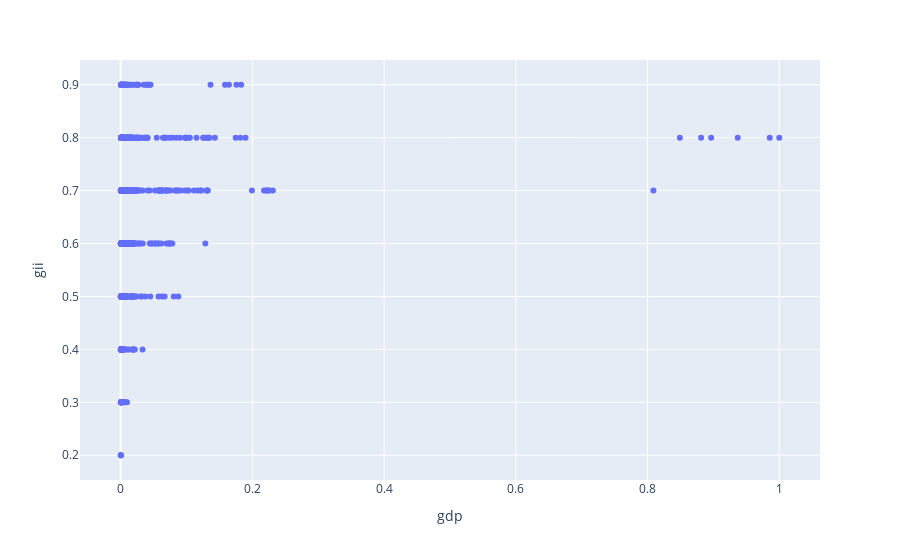

The cell this chart's notebook holds for it:
### Markdown cell above
## Start with GDP and GDP per capita

### Code cell
# regress
fig = px.scatter(df, x='gdp', y='gii') 
fig.show() #Larger economy is associated with better innovation efficiency and nothing can be said about smaller economies

### Figure 1 — Plotly figure (JSON) as saved in the notebook; plotly's stock layout.template omitted (floating-point values rounded to 4 significant figures; data arrays with more than 128 entries replaced by an {"elided": "..."} marker saying what was removed)
{"data": [{"hovertemplate": "gdp=%{x}<br>gii=%{y}<extra></extra>", "legendgroup": "", "marker": {"color": "#636efa", "symbol": "circle"}, "mode": "markers", "name": "", "orientation": "v", "showlegend": false, "type": "scatter", "x": {"elided": "796 float values"}, "xaxis": "x", "y": {"elided": "796 float values"}, "yaxis": "y"}], "layout": {"autosize": true, "legend": {"tracegroupgap": 0}, "margin": {"t": 60}, "xaxis": {"anchor": "y", "autorange": true, "domain": [0, 1], "range": [-0.06033, 1.06], "title": {"text": "gdp"}, "type": "linear"}, "yaxis": {"anchor": "x", "autorange": true, "domain": [0, 1], "range": [0.1458, 0.9542], "title": {"text": "gii"}, "type": "linear"}}}
